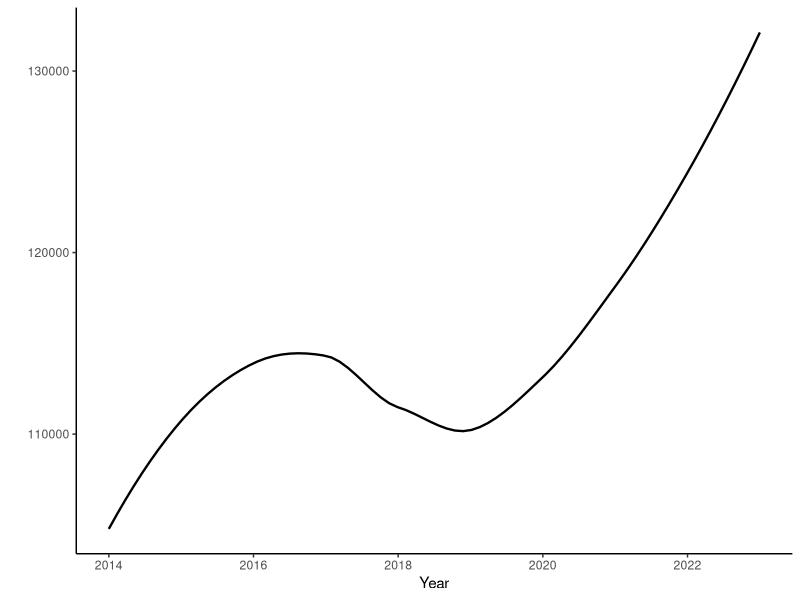
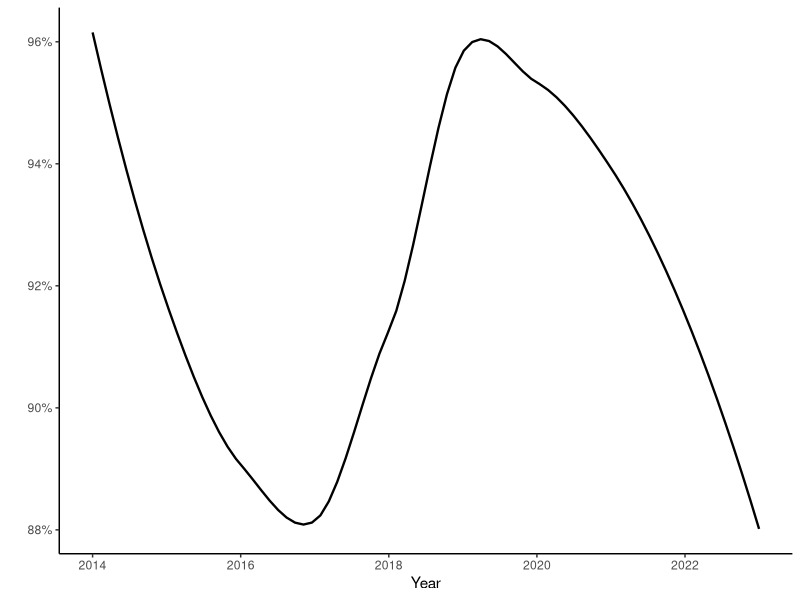
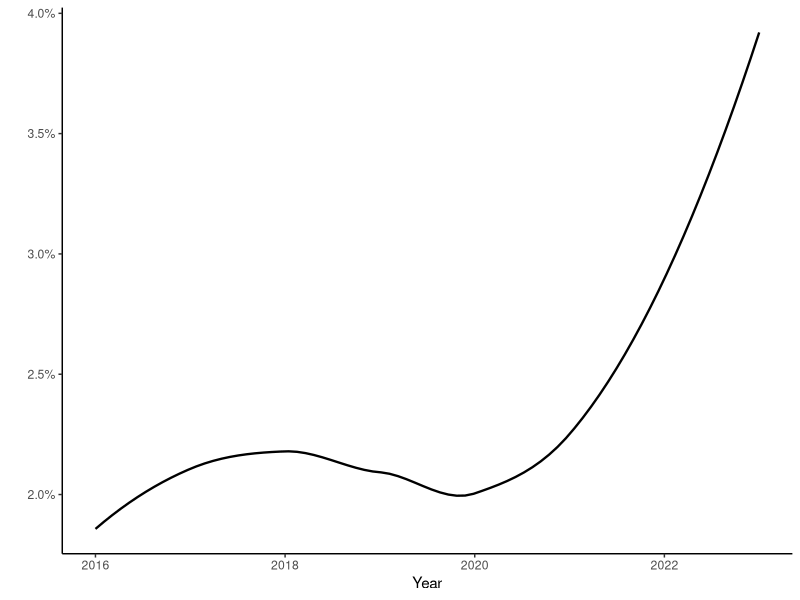
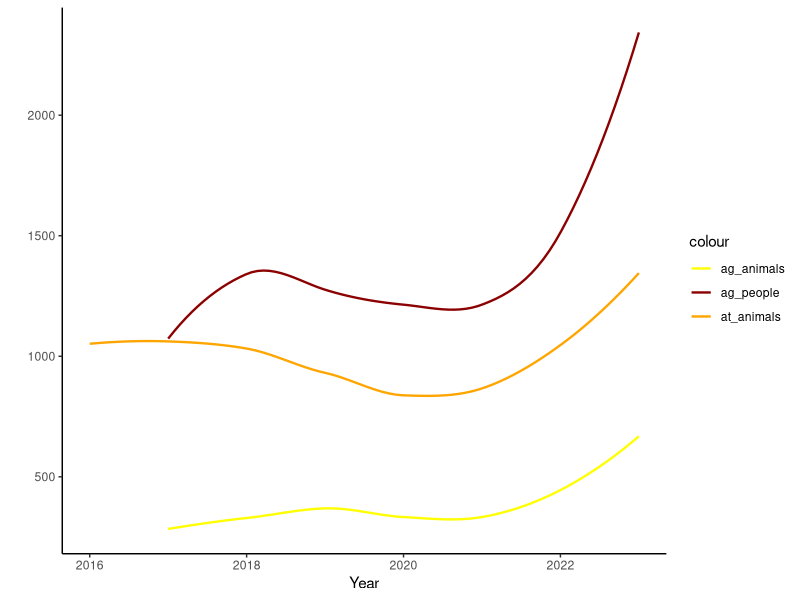
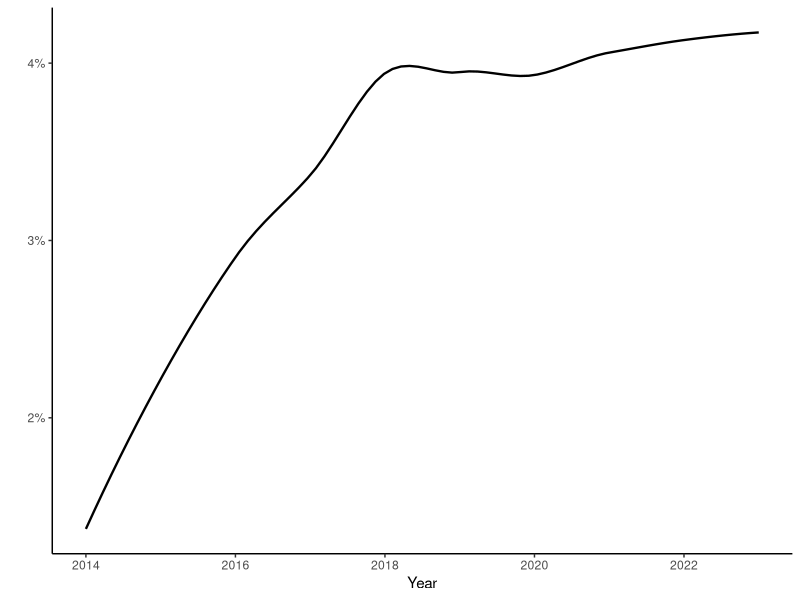
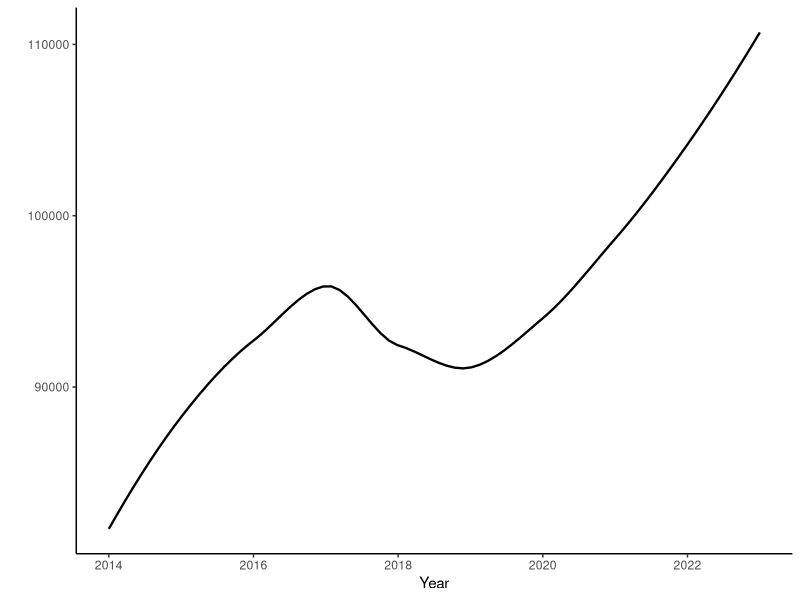
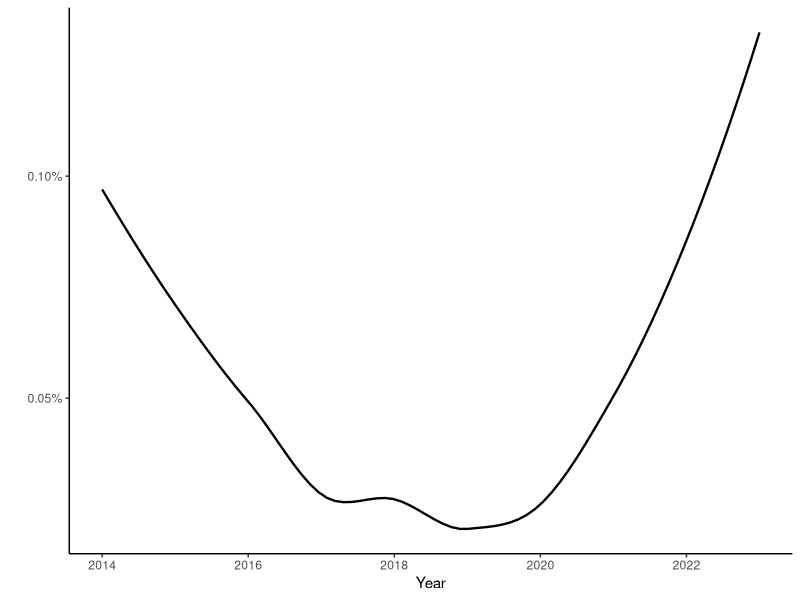
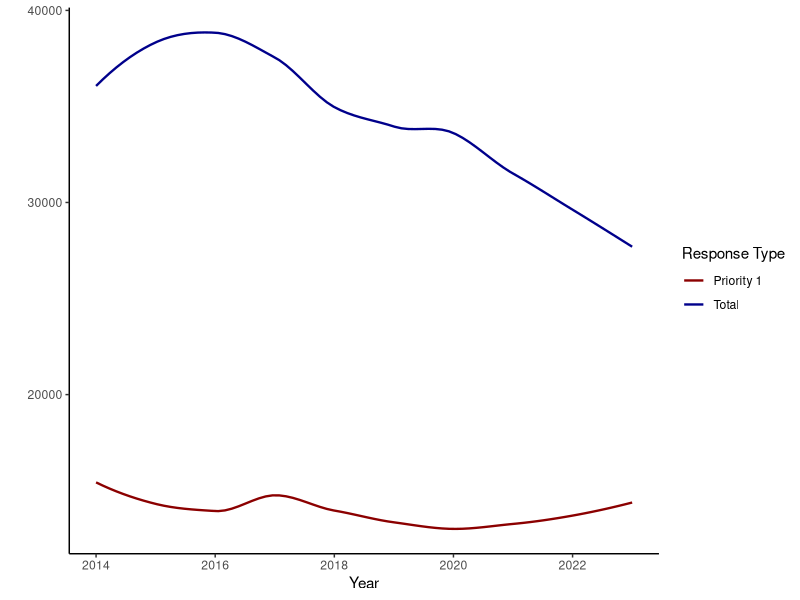

The R source for these figures, in order:
## ---- chunk 1
library(readr)
library(dplyr)
library(ggplot2)
library(tidyr)
library(stringr)
## ---- chunk 2
dog_data <- read_csv("data/dog-control.csv")
## ---- chunk 3
dogs <- dog_data |> 
  filter(category == "registrations" | category == "classification") |> 
  group_by(financial_year) |> 
  select(-category) |> 
  pivot_wider(names_from = c(subcategory, measure), values_from = value) |> 
  select(-dangerous_total, -(starts_with("shelters"))) |> 
  mutate(
    menacing = menacing_33A + menacing_33C,
    dangerous = dangerous_conviction + dangerous_evidence + dangerous_admission,
    pc_men = menacing / dogs_known,
    pc_dan = dangerous / dogs_known,
    pc_reg = dogs_registered / dogs_known,
  )
## ---- chunk 4
owners <- dog_data |> 
  filter(subcategory == "owners" | subcategory == "prosecution-appeal") |> 
  group_by(financial_year) |> 
  select(-category) |> 
  pivot_wider(names_from = c(subcategory, measure), values_from = value) |> 
  mutate(
    owners_sanctioned = owners_probationary + owners_disqualified,
    pc_sanctioned = owners_sanctioned / owners_total,
  )
## ---- chunk 5
ggplot(dogs, aes(x = financial_year, y = dogs_known)) +
  geom_smooth(se = FALSE, linewidth = 0.8, colour = "black") +
  theme_classic() +
  xlab("Year") +
  ylab("")
## ---- chunk 6
ggplot(dogs, aes(x = financial_year, y = pc_reg)) +
  geom_smooth(se = FALSE, linewidth = 0.8, colour = "black") +
  theme_classic() +
  xlab("Year") +
  ylab("") +
  scale_y_continuous(labels = scales::percent)
## ---- chunk 7
attacks <- dog_data |> 
  filter(category == "response") |> 
  group_by(financial_year) |> 
  select(-category) |> 
  pivot_wider(names_from = c(subcategory, measure), values_from = value) |> 
  mutate(
    total_response = `priority-1_total` + `priority-2_total`,
    pc_attack_people = `type_attack-people` / total_response,
  )
## ---- chunk 8
ggplot(attacks, aes(x = financial_year, y = pc_attack_people)) +
  geom_smooth(se = FALSE, linewidth = 0.8, colour = "black") +
  theme_classic() +
  xlab("Year") +
  ylab("") +
  scale_y_continuous(labels = scales::percent)
## ---- chunk 9
ggplot(attacks, aes(x = financial_year)) +
  geom_smooth(aes(y = `type_aggressive-people`, colour = "ag_people"), se = FALSE, linewidth = 0.8) +
  geom_smooth(aes(y = `type_attack-animals`, colour = "at_animals"), se = FALSE, linewidth = 0.8) +
  geom_smooth(aes(y = `type_aggressive-animals`, colour = "ag_animals"), se = FALSE, linewidth = 0.8) +
  scale_color_manual(values = c(
    "ag_people" = "darkred",
    "at_animals" = "orange",
    "ag_animals" = "yellow")) +
  theme_classic() +
  xlab("Year") +
  ylab("")
## ---- chunk 10
ggplot(dogs, aes(x = financial_year, y = pc_men)) +
  geom_smooth(se = FALSE, linewidth = 0.8, colour = "black") +
  theme_classic() +
  xlab("Year") +
  ylab("") +
  scale_y_continuous(labels = scales::percent)
## ---- chunk 11
ggplot(owners, aes(x = financial_year, y = owners_total)) +
  geom_smooth(se = FALSE, linewidth = 0.8, colour = "black") +
  theme_classic() +
  xlab("Year") +
  ylab("")
## ---- chunk 12
ggplot(owners, aes(x = financial_year, y = pc_sanctioned)) +
  geom_smooth(se = FALSE, linewidth = 0.8, colour = "black") +
  theme_classic() +
  xlab("Year") +
  ylab("") +
  scale_y_continuous(labels = scales::percent)
## ---- chunk 13
rfs <- dog_data |> 
  filter(subcategory == "priority-1" | 
           subcategory == "priority-2") |> 
  group_by(financial_year) |> 
  select(-category, -measure) |> 
  pivot_wider(names_from = c(subcategory), values_from = value) |> 
  mutate(
    rfs_total = `priority-1` + `priority-2`,
  )

ggplot(rfs, aes(x = financial_year)) +
  geom_smooth(aes(y = rfs_total, color = "Total"), se = FALSE, linewidth = 0.8) +
  geom_smooth(aes(y = `priority-1`, color = "Priority 1"), se = FALSE, linewidth = 0.8) +
  scale_color_manual(values = c(
    "Total" = "darkblue",
    "Priority 1" = "darkred")) +
  labs(color = "Response Type") +
  theme_classic() +
  xlab("Year") +
  ylab("")
## ---- chunk 14
impounds <- dog_data |> 
  filter(category == "shelters") |> 
  group_by(financial_year) |> 
  select(-category, -measure) |> 
  pivot_wider(names_from = c(subcategory), values_from = value)

impounds$dogs_known <- dogs$dogs_known

impounds <- impounds |> 
  mutate(
    pc_impounded = impound / dogs_known,
    pc_returned = `claimed-returned` / impound,
    pc_euthanised = euthanised / impound,
    pc_adopted = `adopted-rescued` / impound,
  )
## ---- chunk 15
ggplot(impounds, aes(x = financial_year, y = pc_impounded)) +
  geom_smooth(se = FALSE, linewidth = 0.8, colour = "black") +
  theme_classic() +
  xlab("Year") +
  ylab("") +
  scale_y_continuous(labels = scales::percent)
## ---- chunk 16
ggplot(impounds, aes(x = financial_year, y = pc_returned)) +
  geom_smooth(se = FALSE, linewidth = 0.8, colour = "black") +
  theme_classic() +
  xlab("Year") +
  ylab("") +
  scale_y_continuous(labels = scales::percent)
## ---- chunk 17
ggplot(impounds, aes(x = financial_year, y = pc_euthanised)) +
  geom_smooth(se = FALSE, linewidth = 0.8, colour = "black") +
  theme_classic() +
  xlab("Year") +
  ylab("") +
  scale_y_continuous(labels = scales::percent)
## ---- chunk 18
ggplot(impounds, aes(x = financial_year, y = pc_adopted)) +
  geom_smooth(se = FALSE, linewidth = 0.8, colour = "black") +
  theme_classic() +
  xlab("Year") +
  ylab("") +
  scale_y_continuous(labels = scales::percent)
## ---- chunk 19
enforce <- dog_data |> 
  filter(category == "enforcement" | category == "infringements") |>
  select(-category) |> 
  group_by(financial_year) |> 
  pivot_wider(names_from = c(subcategory, measure), values_from = value)
## ---- chunk 20
ggplot(enforce, aes(x = financial_year, y = offence_total)) +
  geom_smooth(se = FALSE, linewidth = 0.8, colour = "black") +
  theme_classic() +
  xlab("Year") +
  ylab("")
## ---- chunk 21
ggplot(enforce, aes(x = financial_year, 
                   y = `prosecution-appeal_total`)) +
  geom_smooth(se = FALSE, linewidth = 0.8, colour = "black") +
  theme_classic() +
  xlab("Year") +
  ylab("")
## ---- chunk 22
resource <- dog_data |> 
  filter(category == "resourcing") |>
  select(-category) |> 
  group_by(financial_year) |> 
  pivot_wider(names_from = c(subcategory, measure), values_from = value) |> 
  mutate(
    pc_field = staff_field / staff_total,
  )

resource$dogs_known <- dogs$dogs_known

resource <- resource |> 
  mutate(
    staff_indexed = dogs_known / staff_total,
  )
## ---- chunk 23
ggplot(resource, aes(x = financial_year, 
                   y = staff_indexed)) +
  geom_smooth(se = FALSE, linewidth = 0.8, colour = "black") +
  theme_classic() +
  xlab("Year") +
  ylab("")
## ---- chunk 24
ggplot(resource, aes(x = financial_year, 
                   y = pc_field)) +
  geom_smooth(se = FALSE, linewidth = 0.8, colour = "black") +
  theme_classic() +
  xlab("Year") +
  ylab("") +
  scale_y_continuous(labels = scales::percent)
